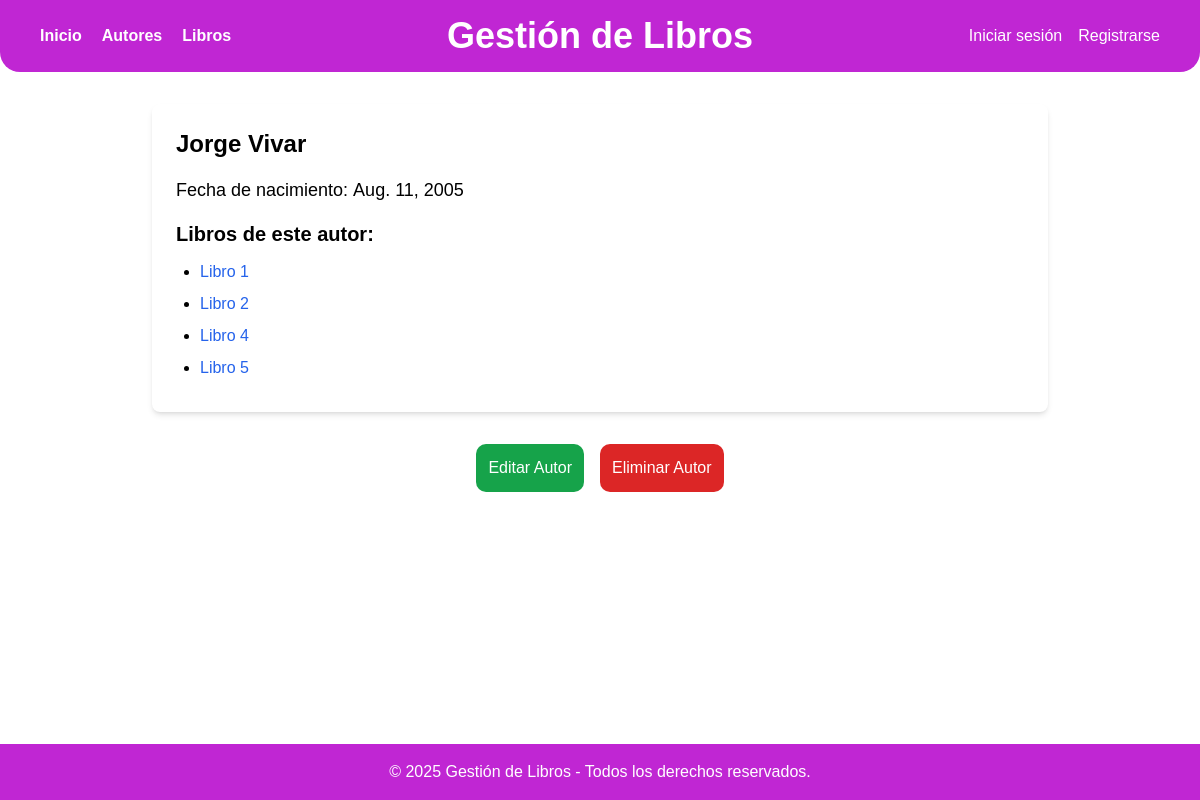
Before: /autores/1/ with the older database file.
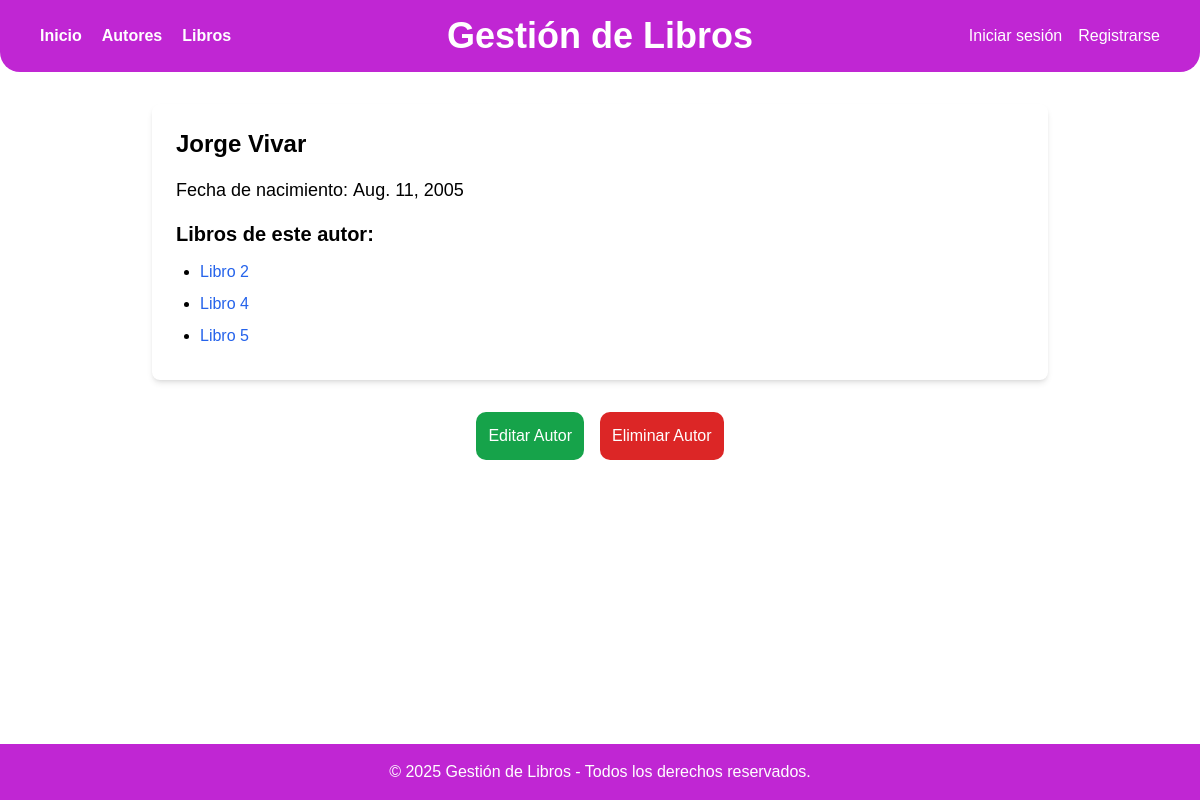
After: the same page with the newer database file.
### myapp/models.py (models this page shows, shortened)
class Libro(models.Model):
    titulo = models.CharField(max_length=100)
    fecha_publi = models.DateField()
    genero = models.CharField(max_length=100)
    isbn = models.CharField(max_length=13,unique=True)
    autor = models.ForeignKey(Autor, on_delete=models.CASCADE)

### myapp/views.py (the view)
# urls.py: path('autores/<int:pk>/', views.AutorDetailView.as_view(), name='detalle_autor'),
class AutorDetailView(DetailView):
    model = Autor
    template_name = 'detalle_autor.html'
    context_object_name = 'autor'

### templates/detalle_autor.html (shortened to what this page needs)
{% extends 'layouts/base.html' %}
{% block content %}
<h1 class="text-2xl font-semibold mb-4 capitalize">{{ object.nombre }} {{ object.apellido }}</h1>
<p class="text-lg mb-4">Fecha de nacimiento: <span class="font-medium">{{ object.fecha_nacimiento }}</span></p>
<h2 class="text-xl font-bold mb-3">Libros de este autor:</h2>
<ul class="list-disc pl-6">
    {% for libro in object.libro_set.all %}
    <li class="mb-2">
        <a href="{% url 'detalle_libro' libro.id %}" class="text-blue-600 hover:underline">{{ libro.titulo }}</a>
    </li>
    {% empty %}
    <p class="text-gray-600">Este autor aún no tiene libros registrados.</p>
    {% endfor %}
</ul>
{% endblock %}
{% block actions %}
<div class="max-w-4xl mx-auto mt-8 bg-white rounded-lg flex flex-col items-center">
    <div class="flex gap-4 justify-center">
        <a href="{% url 'edit_autor' object.id %}" class="bg-green-600 p-3 text-white rounded-[10px] hover:bg-green-500">Editar Autor</a>
        <a href="{% url 'delete_autor' object.id  %}" class="bg-red-600 p-3 text-white rounded-[10px] hover:bg-red-500">Eliminar Autor</a>
    </div>
</div>
{% endblock%}

Changed rows visible on the page:
removed Libro: titulo "Libro 1"
